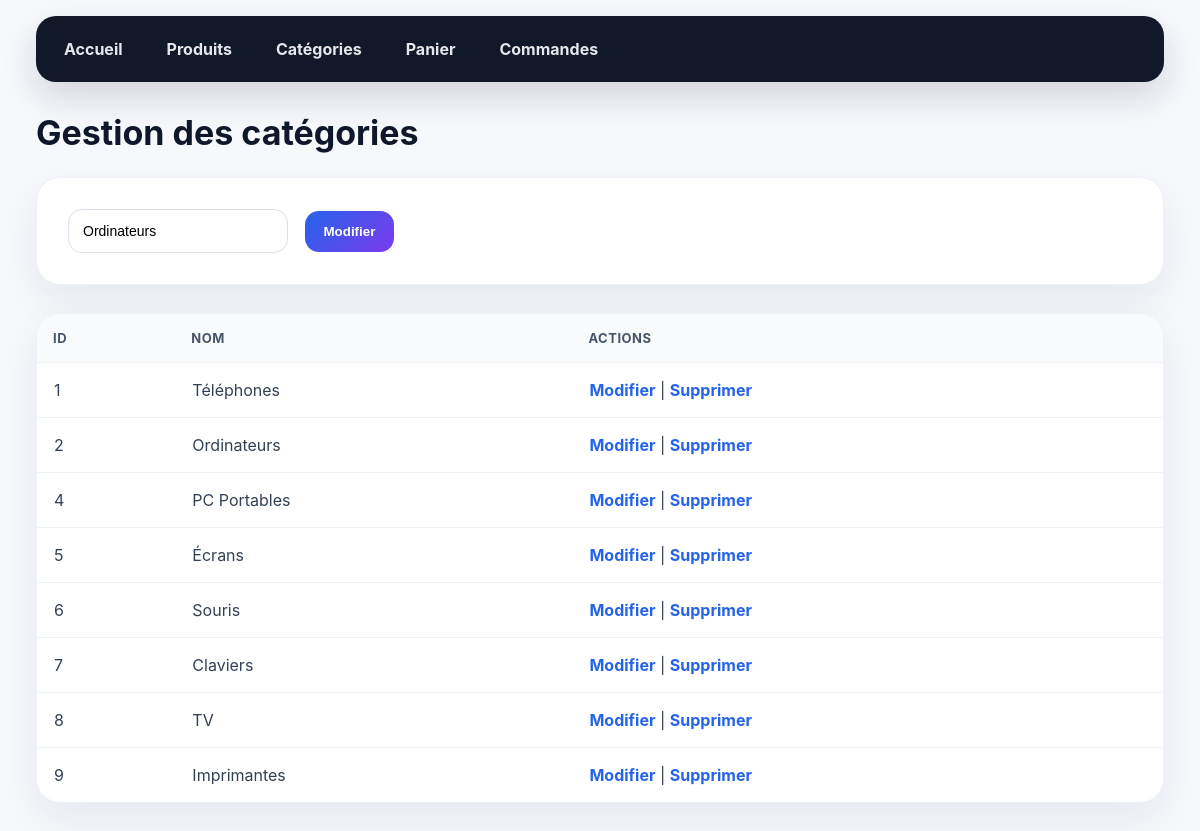
Screenshot of /categories.php?edit=2 (signed in) with the database file from the repository.
### tables this page shows
CREATE TABLE `categories` (
  `id` int(11) NOT NULL,
  `name` varchar(100) DEFAULT NULL
);

### categories.php (the view, shortened to what this page needs)
<?php
require_once __DIR__ . '/../bd_connect.php';
$editCategory = null;
if (isset($_GET['edit'])) {
    $stmt = $db->prepare("SELECT * FROM categories WHERE id = ?");
    $stmt->execute([$_GET['edit']]);
    $editCategory = $stmt->fetch(PDO::FETCH_ASSOC);
}
$categories = $db->query("SELECT * FROM categories")->fetchAll(PDO::FETCH_ASSOC);
?>
<link rel="stylesheet" href="../assets/style.css">
<div class="menu">
    <a href="../dashboard.php">Accueil</a>
    <a href="products.php">Produits</a>
    <a href="categories.php">Catégories</a>
    <a href="cart.php">Panier</a>
    <?php if ($_SESSION['user']['role'] === 'admin'): ?>
    <a href="orders.php">Commandes</a>
<?php endif; ?>
</div>
<div class="container">
    <h1>Gestion des catégories</h1>
    <form method="POST" class="form-card">
        <input type="text" name="name" placeholder="Nom catégorie"
               value="<?= htmlspecialchars($editCategory['name'] ?? '') ?>" required>
        <button type="submit">
            <?= $editCategory ? 'Modifier' : 'Ajouter' ?>
        </button>
    </form>
    <table>
        <tr>
            <th>ID</th>
            <th>Nom</th>
            <th>Actions</th>
        </tr>
        <?php foreach ($categories as $category): ?>
            <tr>
                <td><?= $category['id'] ?></td>
                <td><?= htmlspecialchars($category['name']) ?></td>
                <td>
                    <a href="categories.php?edit=<?= $category['id'] ?>">Modifier</a>
                    |
                    <a href="categories.php?delete=<?= $category['id'] ?>"
                       onclick="return confirm('Supprimer cette catégorie ?')">Supprimer</a>
                </td>
            </tr>
        <?php endforeach; ?>
    </table>
</div>

### style.css (style rules this page uses)
* { margin: 0; padding: 0; box-sizing: border-box; }
a { text-decoration: none; }
.menu { width: 94%; margin: 16px auto 0; background: #111827; padding: 10px; border-radius: 20px; display: flex; gap: 8px; box-shadow: 0 15px 35px rgba(15, 23, 42, 0.15); }
.menu a { color: #e5e7eb; padding: 13px 18px; border-radius: 14px; font-weight: 700; transition: 0.25s; }
.container { width: 94%; margin: 30px auto; }
h1 { font-size: 34px; margin-bottom: 24px; color: #0f172a; }
input, select { padding: 13px 14px; margin: 7px; border: 1px solid #dbe1ea; border-radius: 14px; min-width: 220px; background: white; outline: none; font-size: 14px; }
button, .btn { background: linear-gradient(135deg, #2563eb, #7c3aed); color: white; border: none; padding: 13px 19px; border-radius: 14px; font-weight: 800; cursor: pointer; display: inline-block; margin: 8px 5px; transition: 0.25s; }
.form-card { background: white; padding: 24px; border-radius: 24px; margin-bottom: 28px; box-shadow: 0 16px 40px rgba(15, 23, 42, 0.07); border: 1px solid #edf2f7; }
table { width: 100%; background: white; border-collapse: separate; border-spacing: 0; border-radius: 24px; overflow: hidden; box-shadow: 0 16px 40px rgba(15, 23, 42, 0.07); border: 1px solid #edf2f7; margin-top: 20px; }
th { background: #f8fafc; color: #475569; text-align: left; padding: 16px; font-size: 13px; text-transform: uppercase; letter-spacing: 0.5px; }
td { padding: 17px; border-top: 1px solid #eef2f7; color: #334155; }
td a { color: #2563eb; font-weight: 700; }

### rows the page displays
categories: name "Ordinateurs", id "2"
categories: id "1", name "Téléphones"
categories: id "4", name "PC Portables"
categories: id "5", name "Écrans"
categories: id "6", name "Souris"
categories: id "7", name "Claviers"
categories: id "8", name "TV"
categories: id "9", name "Imprimantes"
